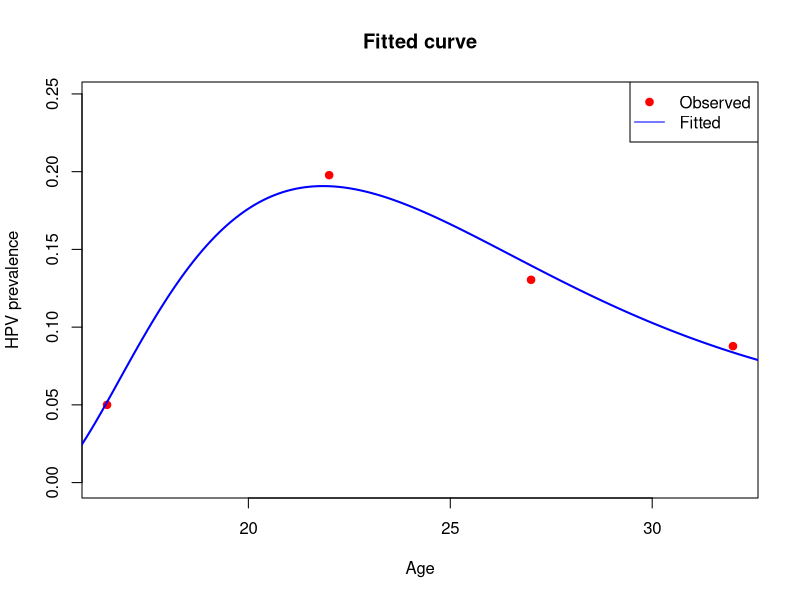

R code for this plot:
x <- c(16.5, 22, 27, 32)               
n_total <- c(740, 445, 414, 433)      
y_infected <- c(37, 88, 54, 38)  

x0 <- 15                            
n_power <- 2                         
f_model <- function(x, A, B, C) {
  d <- x - x0
  B + (A * d^n_power - B) * exp(-C * d)
}

neg_log_likelihood <- function(par) {
  A <- par[1]
  B <- par[2]
  C <- par[3]
  
  p <- f_model(x, A, B, C)
  p <- pmax(pmin(p, 1 - 1e-6), 1e-6)  
  
  -sum(y_infected * log(p) + (n_total - y_infected) * log(1 - p))
}

result <- optim(
  par = c(0.01, 0.1, 0.1),       
  fn = neg_log_likelihood,      
  method = "BFGS"
)



curve_x <- seq(14, 35, length.out = 200)
fitted_p <- f_model(curve_x, result$par[1], result$par[2], result$par[3])

plot(x, y_infected / n_total, col = "red", pch = 19,
     ylim = c(0, max(y_infected / n_total, fitted_p) + 0.05),
     xlab = "Age", ylab = "HPV prevalence",
     main = "Fitted curve")
lines(curve_x, fitted_p, col = "blue", lwd = 2)
legend("topright", legend = c("Observed", "Fitted"),
       col = c("red", "blue"), pch = c(19, NA), lty = c(NA, 1))
